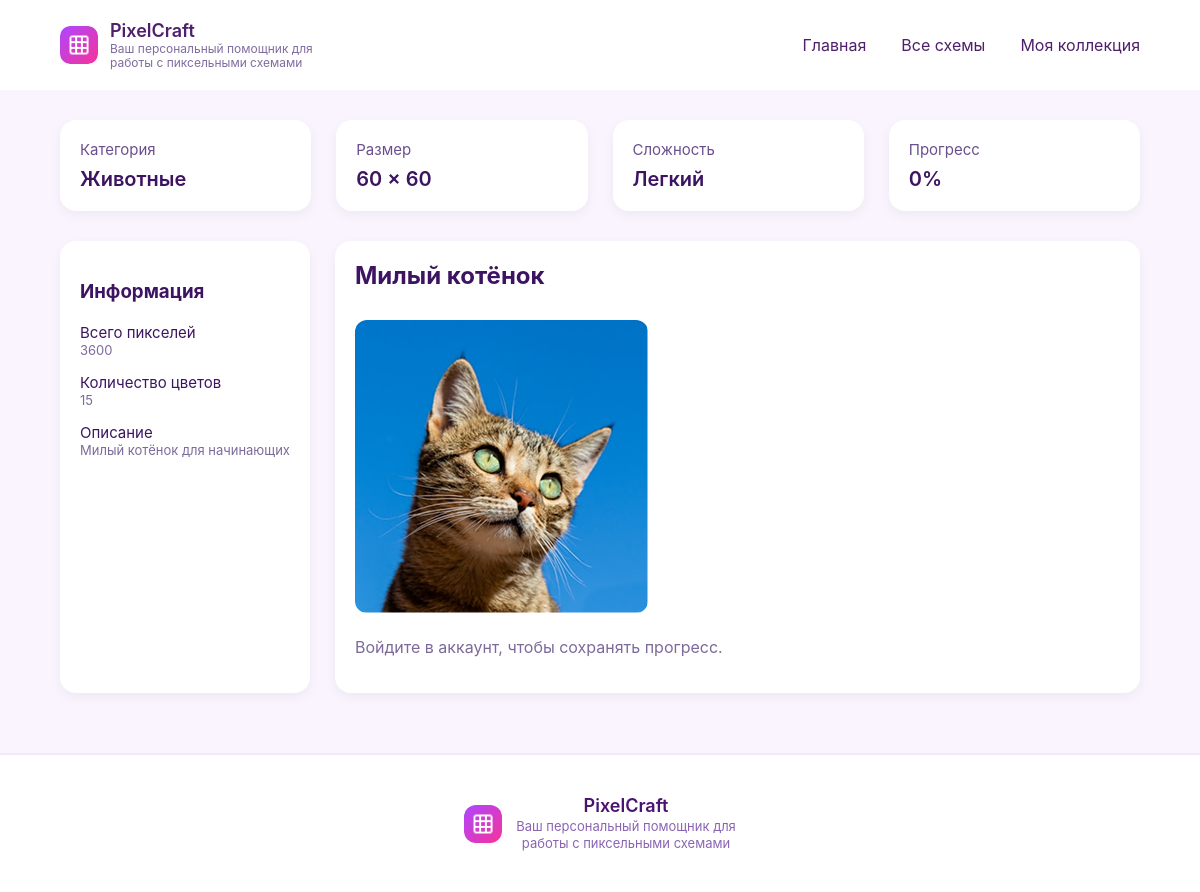
The page /app/views/scheme.php?pattern_id=6 on the database its author committed.
### tables this page shows
CREATE TABLE `pattern` (
  `pattern_id` int NOT NULL AUTO_INCREMENT,
  `title` varchar(200) NOT NULL,
  `image_path` varchar(500) DEFAULT NULL,
  `category_id` int DEFAULT NULL,
  `difficulty` enum('beginner','intermediate','advanced') DEFAULT 'beginner',
  `width` int NOT NULL,
  `height` int NOT NULL,
  `total_pixels` int NOT NULL,
  `color_count` int NOT NULL,
  `tags` text,
  `description` text,
  `is_active` tinyint NOT NULL DEFAULT '1',
  `created_at` timestamp NULL DEFAULT CURRENT_TIMESTAMP,
  PRIMARY KEY (`pattern_id`),
  UNIQUE KEY `uq_pattern_title` (`title`),
  KEY `idx_pattern_title` (`title`),
  KEY `idx_pattern_category` (`category_id`),
  KEY `idx_pattern_difficulty` (`difficulty`),
  KEY `idx_pattern_is_active` (`is_active`),
  CONSTRAINT `pattern_ibfk_1` FOREIGN KEY (`category_id`) REFERENCES `category` (`category_id`) ON DELETE SET NULL
);

CREATE TABLE `category` (
  `category_id` int NOT NULL AUTO_INCREMENT,
  `category_name` varchar(100) NOT NULL,
  `description` text,
  PRIMARY KEY (`category_id`),
  UNIQUE KEY `uq_category_name` (`category_name`)
);

### app/views/scheme.php (the view, shortened to what this page needs)
<?php
$db = getDB();
function h(string $s): string {
    return htmlspecialchars($s, ENT_QUOTES | ENT_SUBSTITUTE, 'UTF-8');
}
function difficultyLabel(string $d): string {
    return match($d) {
        'beginner' => 'Легкий',
        'intermediate' => 'Средний',
        'advanced' => 'Сложный',
        default => $d
    };
}
function normalize_image_path(?string $path): string {
    $p = trim($path);
    return $p;
}
$patternId = (int)($_GET['pattern_id'] ?? 0);
$stmt = $db->prepare("
    SELECT
        p.pattern_id,
        p.title,
        p.image_path,
        p.width,
        p.height,
        p.total_pixels,
        p.color_count,
        p.difficulty,
        p.description,
        c.category_name
    FROM pattern p
    LEFT JOIN category c ON c.category_id = p.category_id
    WHERE p.pattern_id = :pid
      AND p.is_active = 1
    LIMIT 1
");
$stmt->execute([':pid' => $patternId]);
$pattern = $stmt->fetch(PDO::FETCH_ASSOC);
$userId = (int)($_SESSION['user_id'] ?? 0);
$progressValue = 0;
$imageSrc = normalize_image_path($pattern['image_path'] ?? null);
?>
<!DOCTYPE html>
<html lang="ru">
<head>
    <link rel="stylesheet" href="/assets/css/style.css">
    <link rel="stylesheet" href="/assets/css/stylescheme.css">
</head>
<body>
<header class="header">
    <a class="logo-block" href="/index.php" style="text-decoration:none;color:inherit;">
        <img src="/assets/images/logo.png" class="header-logo-img" alt="">
        <div class="logo-text">
            <div class="logo-name">PixelCraft</div>
            <div class="logo-desc">
                Ваш персональный помощник для<br>работы с пиксельными схемами
            </div>
        </div>
    </a>
    <nav class="menu">
        <a href="/index.php">Главная</a>
        <a href="/views/all.php">Все схемы</a>
        <a href="/views/myCollection.php">Моя коллекция</a>
    </nav>
</header>
<section class="stats">
    <div class="stat-card">
        <div class="stat-name">Категория</div>
        <div class="stat-value"><?=h($pattern['category_name'] ?? '—')?></div>
    </div>
    <div class="stat-card">
        <div class="stat-name">Размер</div>
        <div class="stat-value"><?=$pattern['width']?> × <?=$pattern['height']?></div>
    </div>
    <div class="stat-card">
        <div class="stat-name">Сложность</div>
        <div class="stat-value"><?=h(difficultyLabel($pattern['difficulty']))?></div>
    </div>
    <div class="stat-card">
        <div class="stat-name">Прогресс</div>
        <div class="stat-value"><?=number_format($progressValue, 0)?>%</div>
    </div>
</section>
<section class="workspace">
    <div class="palette">
        <h3>Информация</h3>
        <div class="color-item">
            <div class="color-info">
                <div class="color-name">Всего пикселей</div>
                <div class="color-count"><?=$pattern['total_pixels']?></div>
            </div>
        </div>
        <div class="color-item">
            <div class="color-info">
                <div class="color-name">Количество цветов</div>
                <div class="color-count"><?=$pattern['color_count']?></div>
            </div>
        </div>
        <div class="color-item">
            <div class="color-info">
                <div class="color-name">Описание</div>
                <div class="color-count"><?=h($pattern['description'] ?? '')?></div>
            </div>
        </div>
    </div>
    <div class="scheme-area">
        <div class="scheme-header">
            <h2><?=h($pattern['title'])?></h2>
        </div>
        <img src="<?=h($imageSrc)?>"
             alt="<?=h($pattern['title'])?>"
             style="max-width:100%;border-radius:12px;margin-top:20px;">
        <?php if ($userId): ?>
            <form method="post" style="margin-top:20px;">
                <label style="color:#3c1461;font-weight:600;">Прогресс (%)</label>
                <input type="number"
                       name="completion"
                       value="<?=number_format($progressValue,0)?>"
                       min="0"
                       max="100"
                       style="width:100%;padding:10px;border-radius:8px;border:2px solid #e5d6ff;margin-top:8px;">
                <button type="submit"
                        style="margin-top:12px;padding:10px 20px;background:#7b3efc;color:white;border:none;border-radius:8px;">
                    Сохранить прогресс
                </button>
            </form>
        <?php else: ?>
            <p style="margin-top:20px;color:#7c6a9a;">
                Войдите в аккаунт, чтобы сохранять прогресс.
            </p>
        <?php endif; ?>
    </div>
</section>
<footer class="footer">
    <div class="footer-content">
        <div class="footer-logo">
            <img src="/assets/images/logo.png" class="footer-img" alt="">
            <div class="footer-text">
                <div class="footer-title">PixelCraft</div>
                <div class="footer-sub">
                    Ваш персональный помощник для<br>
                    работы с пиксельными схемами
                </div>
            </div>
        </div>
    </div>
</footer>
</body>
</html>

### assets/css/style.css (style rules this page uses)
body { margin: 0; font-family: "Inter", sans-serif; background: #faf6fb; color: #4e1f6b; overflow-x: hidden; width: 100%; max-width: 100%; box-sizing: border-box; }
.header { width: 100%; padding: 20px 60px; display: flex; justify-content: space-between; align-items: center; background: white; box-sizing: border-box; max-width: 100%; }
.logo-block { display: flex; align-items: center; gap: 12px; max-width: 100%; }
.header-logo-img { width: 38px; height: 38px; border-radius: 10px; object-fit: cover; flex-shrink: 0; }
.logo-text { line-height: 1.2; max-width: 100%; overflow: hidden; }
.logo-name { font-weight: 600; font-size: 18px; white-space: nowrap; overflow: hidden; text-overflow: ellipsis; }
.logo-desc { color: #7f6c9f; font-size: 12px; white-space: nowrap; overflow: hidden; text-overflow: ellipsis; }
.menu { display: flex; align-items: center; flex-wrap: nowrap; overflow: hidden; max-width: 100%; }
.menu a { margin-left: 35px; text-decoration: none; color: #4e1f6b; font-size: 16px; white-space: nowrap; flex-shrink: 0; transition: color 0.3s ease; }
.footer { margin-top: 60px; padding: 40px 20px; background: white; border-top: 2px solid #f2e8ff; width: 100%; max-width: 100%; box-sizing: border-box; }
.footer-content { max-width: 1200px; margin: 0 auto; text-align: center; width: 100%; box-sizing: border-box; }
.footer-logo { display: inline-flex; align-items: center; gap: 14px; max-width: 100%; flex-wrap: wrap; justify-content: center; }
.footer-img { width: 38px; height: 38px; border-radius: 12px; object-fit: cover; flex-shrink: 0; }
.footer-title { font-size: 18px; font-weight: 600; color: #4b1370; max-width: 100%; word-wrap: break-word; }
.footer-sub { font-size: 13px; line-height: 1.3; color: #8a64b3; margin-top: 2px; max-width: 100%; word-wrap: break-word; }

### assets/css/stylescheme.css (style rules this page uses)
body { background: #faf4ff; }
.stats { display: grid; grid-template-columns: repeat(4, 1fr); gap: 25px; width: 90%; max-width: 1300px; margin: 30px auto; }
.stat-card { background: white; border-radius: 16px; padding: 20px; box-shadow: 0 4px 12px rgba(0,0,0,0.05); }
.stat-name { font-size: 15px; color: #6a4f8e; }
.stat-value { font-size: 20px; font-weight: 600; margin-top: 8px; color: #3c1461; }
.workspace { display: grid; grid-template-columns: 250px 1fr; gap: 25px; width: 90%; max-width: 1400px; margin: 20px auto 40px auto; }
.palette { background: white; border-radius: 16px; padding: 20px; box-shadow: 0 4px 12px rgba(0,0,0,0.05); }
.palette h3 { margin-bottom: 20px; color: #3c1461; }
.color-item { display: flex; align-items: center; gap: 12px; margin-bottom: 15px; }
.color-info .color-name { font-size: 15px; color: #3c1461; }
.color-info .color-count { font-size: 13px; color: #7c6a9a; }
.scheme-area { background: white; border-radius: 16px; padding: 20px; box-shadow: 0 4px 12px rgba(0,0,0,0.05); }
.scheme-header { display: flex; justify-content: space-between; align-items: center; }
.scheme-header h2 { color: #3c1461; margin: 0 0 10px 0; }

### rows shown on the page
pattern: category.category_name "Животные", width "60", height "60", difficulty "Легкий", total_pixels "3600", color_count "15", description "Милый котёнок для начинающих", title "Милый котёнок", image_path (picture)

### other values the page prints
$progressValue "0"
